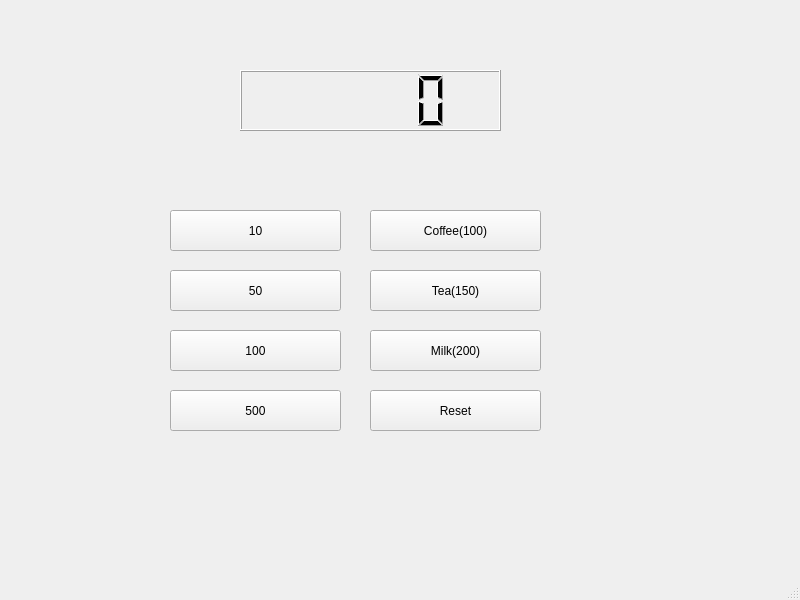
<?xml version="1.0" encoding="UTF-8"?>
<ui version="4.0">
 <class>Widget</class>
 <widget class="QMainWindow" name="Widget">
  <property name="geometry">
   <rect>
    <x>0</x>
    <y>0</y>
    <width>800</width>
    <height>600</height>
   </rect>
  </property>
  <property name="windowTitle">
   <string>Widget</string>
  </property>
  <widget class="QWidget" name="centralwidget">
   <widget class="QLCDNumber" name="lcdNumber">
    <property name="geometry">
     <rect>
      <x>240</x>
      <y>70</y>
      <width>261</width>
      <height>61</height>
     </rect>
    </property>
   </widget>
   <widget class="QPushButton" name="pb10">
    <property name="geometry">
     <rect>
      <x>170</x>
      <y>210</y>
      <width>171</width>
      <height>41</height>
     </rect>
    </property>
    <property name="text">
     <string>10</string>
    </property>
   </widget>
   <widget class="QPushButton" name="pb50">
    <property name="geometry">
     <rect>
      <x>170</x>
      <y>270</y>
      <width>171</width>
      <height>41</height>
     </rect>
    </property>
    <property name="text">
     <string>50</string>
    </property>
   </widget>
   <widget class="QPushButton" name="pb100">
    <property name="geometry">
     <rect>
      <x>170</x>
      <y>330</y>
      <width>171</width>
      <height>41</height>
     </rect>
    </property>
    <property name="text">
     <string>100</string>
    </property>
   </widget>
   <widget class="QPushButton" name="pb500">
    <property name="geometry">
     <rect>
      <x>170</x>
      <y>390</y>
      <width>171</width>
      <height>41</height>
     </rect>
    </property>
    <property name="text">
     <string>500</string>
    </property>
   </widget>
   <widget class="QPushButton" name="pbCoffee">
    <property name="geometry">
     <rect>
      <x>370</x>
      <y>210</y>
      <width>171</width>
      <height>41</height>
     </rect>
    </property>
    <property name="text">
     <string>Coffee(100)</string>
    </property>
   </widget>
   <widget class="QPushButton" name="pbTea">
    <property name="geometry">
     <rect>
      <x>370</x>
      <y>270</y>
      <width>171</width>
      <height>41</height>
     </rect>
    </property>
    <property name="text">
     <string>Tea(150)</string>
    </property>
   </widget>
   <widget class="QPushButton" name="pbMilk">
    <property name="geometry">
     <rect>
      <x>370</x>
      <y>330</y>
      <width>171</width>
      <height>41</height>
     </rect>
    </property>
    <property name="text">
     <string>Milk(200)</string>
    </property>
   </widget>
   <widget class="QPushButton" name="pbReset">
    <property name="geometry">
     <rect>
      <x>370</x>
      <y>390</y>
      <width>171</width>
      <height>41</height>
     </rect>
    </property>
    <property name="text">
     <string>Reset</string>
    </property>
   </widget>
  </widget>
  <widget class="QMenuBar" name="menubar">
   <property name="geometry">
    <rect>
     <x>0</x>
     <y>0</y>
     <width>800</width>
     <height>22</height>
    </rect>
   </property>
  </widget>
  <widget class="QStatusBar" name="statusbar"/>
 </widget>
 <resources/>
 <connections/>
</ui>
